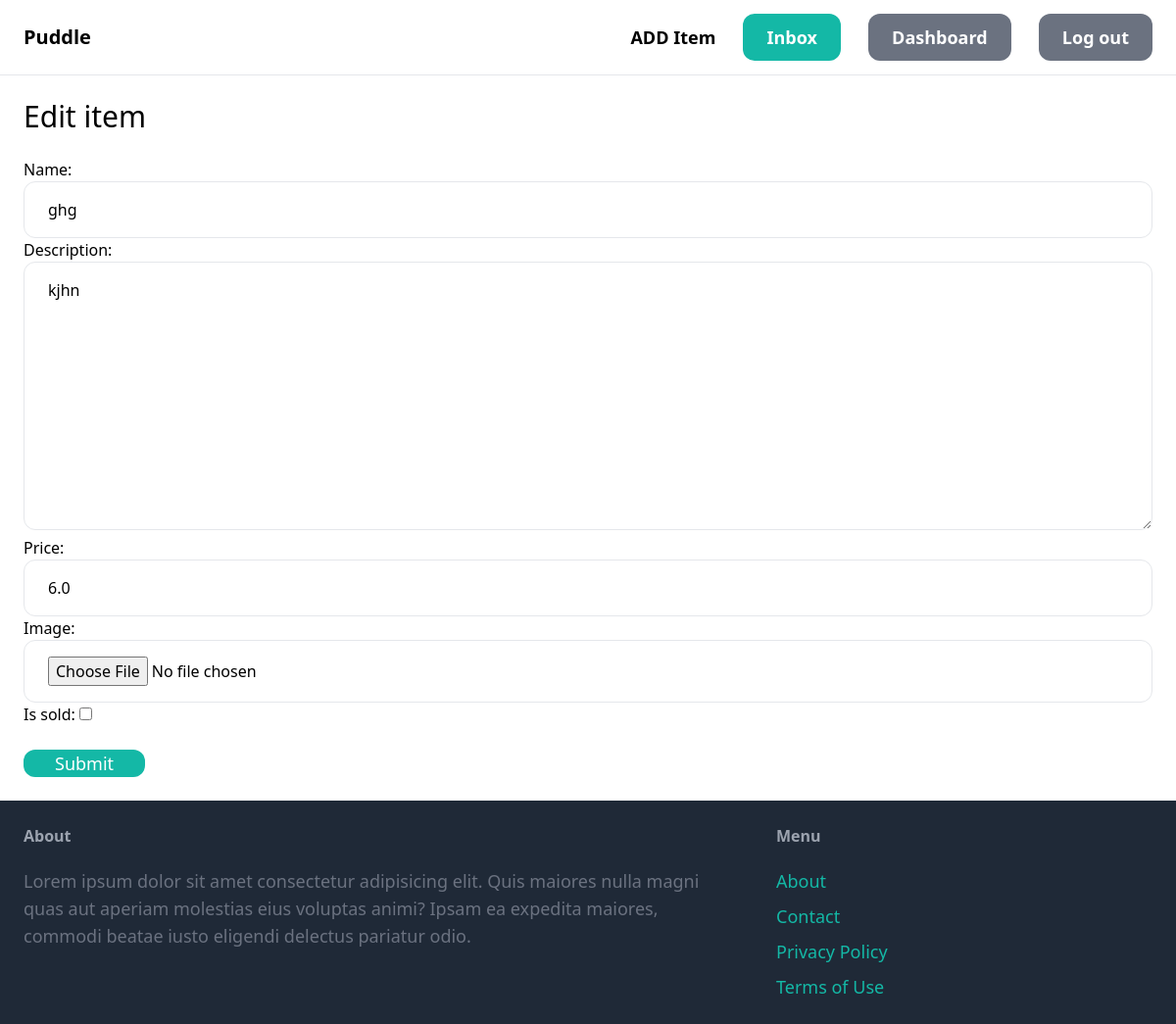
Page /item/9/edit (signed in) on the earlier database version.
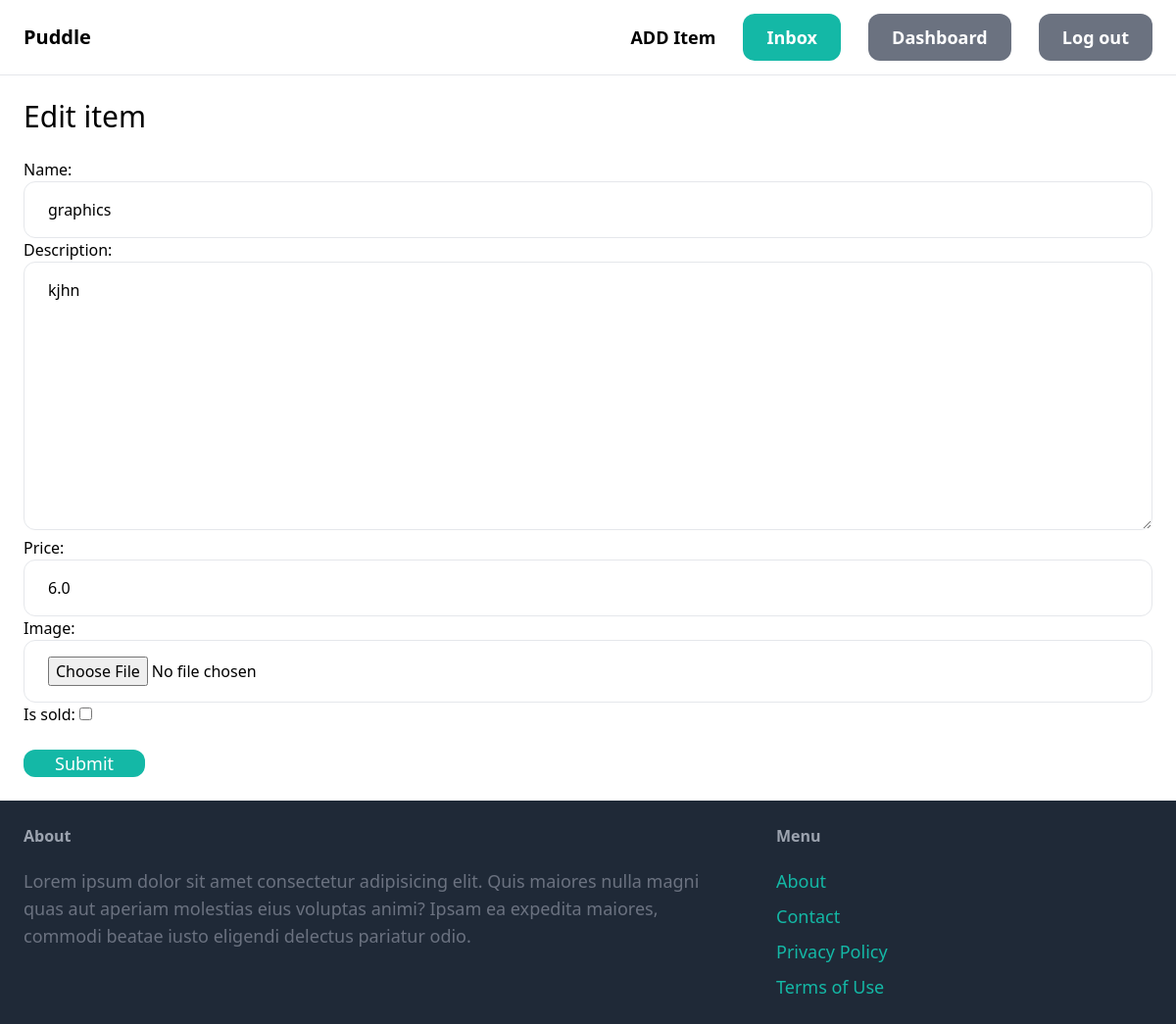
Same page on the later database version.
### item/models.py (models this page shows, shortened)
class Item(models.Model):
    category = models.ForeignKey(Category, related_name='items',on_delete=models.CASCADE)
    name = models.CharField(max_length=255)
    description = models.TextField(blank=True, null=True)
    price = models.FloatField()
    is_sold = models.BooleanField(default=False)
    created_at = models.DateTimeField(auto_now_add=True)
    created_by = models.ForeignKey(User, related_name='items', on_delete = models.CASCADE)
    image = models.ImageField(upload_to='item_images',blank=True,null=True)

### item/views.py (the view)
# urls.py: path('<int:pk>/edit', views.edit, name='edit'),
@login_required
def edit(request, pk):
    item = get_object_or_404(Item, pk=pk, created_by=request.user)
    if request.method == 'POST':
        form = EditItemForm(request.POST, request.FILES, instance=item)
        if form.is_valid():
            form.save()
            print(f"Item updated: {item.name}, {item.description}, {item.price}")
            return redirect('item:detail', pk=item.id)
        else:
            print(f"Form errors: {form.errors}")
            print(f"Form data: {request.POST}")
    else:
        print('fef')
        form = EditItemForm(instance=item)
    print("Rendering form for editing item:", item.name)
    return render(request, 'item/form.html', {
        'form': form,
        'title': 'Edit item'
    })

### item/forms.py
class EditItemForm(forms.ModelForm):
    class Meta:
        model = Item
        fields = ('name','description','price','image','is_sold')
        widgets = {
        'name': forms.TextInput(attrs={
            'class': INPUT_CLASSES}),
        'description': forms.Textarea(attrs={
            'class': INPUT_CLASSES}),
        'price': forms.TextInput(attrs={
            'class': INPUT_CLASSES}),
        'image':  forms.FileInput(attrs={
            'class': INPUT_CLASSES} ),
        }

### item/templates/item/form.html (shortened to what this page needs)
{% extends 'core/base.html' %}
{% block content %}
<h1 class="mb-6 text-3xl">{{ title }}</h1>
<form method="post" action="/" enctype="multipart/form-data">
    {{ form.as_p }}
    <button type="submit" class="mt-6 px-8 text-lg bg-teal-500 hover:bg-teal-700 rounded-xl text-white">Submit</button>
</form>
{% endblock %}

Differences in the rows shown:
changed Item "kjhn": name "ghg" → "graphics"
